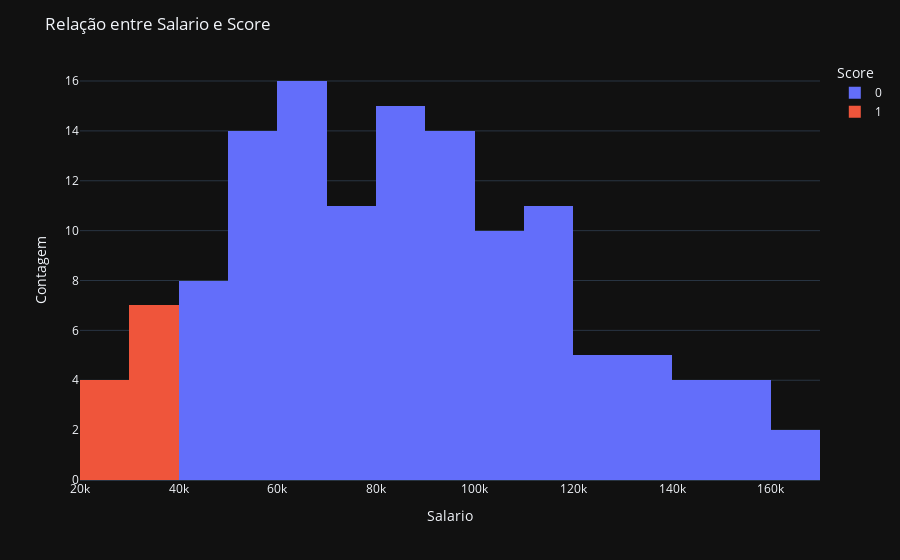

Notebook cell for this chart:
### Code cell
fig = px.histogram(df, x='Income', color='Credit Score_Low', barmode='stack')

# Layout
fig.update_layout(title='Relação entre Salario e Score',
                  xaxis_title='Salario',
                  yaxis_title='Contagem',
                  legend_title='Score')
fig.show()

### Figure 1 — Plotly figure (JSON) as saved in the notebook; plotly's stock layout.template omitted (floating-point values rounded to 4 significant figures)
{"data": [{"bingroup": "x", "hovertemplate": "Credit Score_Low=0<br>Income=%{x}<br>count=%{y}<extra></extra>", "legendgroup": "0", "marker": {"color": "#636efa", "pattern": {"shape": ""}}, "name": "0", "orientation": "v", "showlegend": true, "x": [50000.0, 100000.0, 75000.0, 125000.0, 100000.0, 150000.0, 40000.0, 60000.0, 80000.0, 70000.0, 115000.0, 45000.0, 60000.0, 75000.0, 65000.0, 55000.0, 105000.0, 80000.0, 130000.0, 105000.0, 155000.0, 45000.0, 65000.0, 85000.0, 110000.0, 95000.0, 140000.0, 57500.0, 72500.0, 100000.0, 90000.0, 130000.0, 52500.0, 67500.0, 92500.0, 82500.0, 122500.0, 47500.0, 62500.0, 87500.0, 77500.0, 57500.0, 112500.0, 85000.0, 60000.0, 117500.0, 90000.0, 142500.0, 110000.0, 160000.0, 47500.0, 67500.0, 90000.0, 115000.0, 97500.0, 145000.0, 57500.0, 75000.0, 105000.0, 95000.0, 135000.0, 52500.0, 62500.0, 117500.0, 90000.0, 142500.0, 115000.0, 162500.0, 50000.0, 70000.0, 95000.0, 120000.0, 102500.0, 150000.0, 57500.0, 77500.0, 110000.0, 97500.0, 137500.0, 52500.0, 67500.0, 95000.0, 87500.0, 127500.0, 47500.0, 62500.0, 87500.0, 77500.0, 57500.0, 112500.0, 85000.0, 60000.0, 117500.0, 90000.0, 75000.0, 82000.0, 95000.0, 55000.0, 85000.0, 68000.0, 105000.0, 55000.0, 105000.0, 80000.0, 130000.0, 105000.0, 155000.0, 45000.0, 65000.0, 85000.0, 52500.0, 67500.0, 92500.0, 82500.0, 122500.0, 47500.0, 62500.0, 87500.0, 77500.0], "xaxis": "x", "yaxis": "y", "type": "histogram"}, {"bingroup": "x", "hovertemplate": "Credit Score_Low=1<br>Income=%{x}<br>count=%{y}<extra></extra>", "legendgroup": "1", "marker": {"color": "#EF553B", "pattern": {"shape": ""}}, "name": "1", "orientation": "v", "showlegend": true, "x": [25000.0, 37500.0, 32500.0, 27500.0, 37500.0, 32500.0, 37500.0, 32500.0, 27500.0, 32500.0, 27500.0], "xaxis": "x", "yaxis": "y", "type": "histogram"}], "layout": {"xaxis": {"anchor": "y", "domain": [0.0, 1.0], "title": {"text": "Salario"}}, "yaxis": {"anchor": "x", "domain": [0.0, 1.0], "title": {"text": "Contagem"}}, "legend": {"title": {"text": "Score"}, "tracegroupgap": 0}, "margin": {"t": 60}, "barmode": "stack", "title": {"text": "Relação entre Salario e Score"}}}
